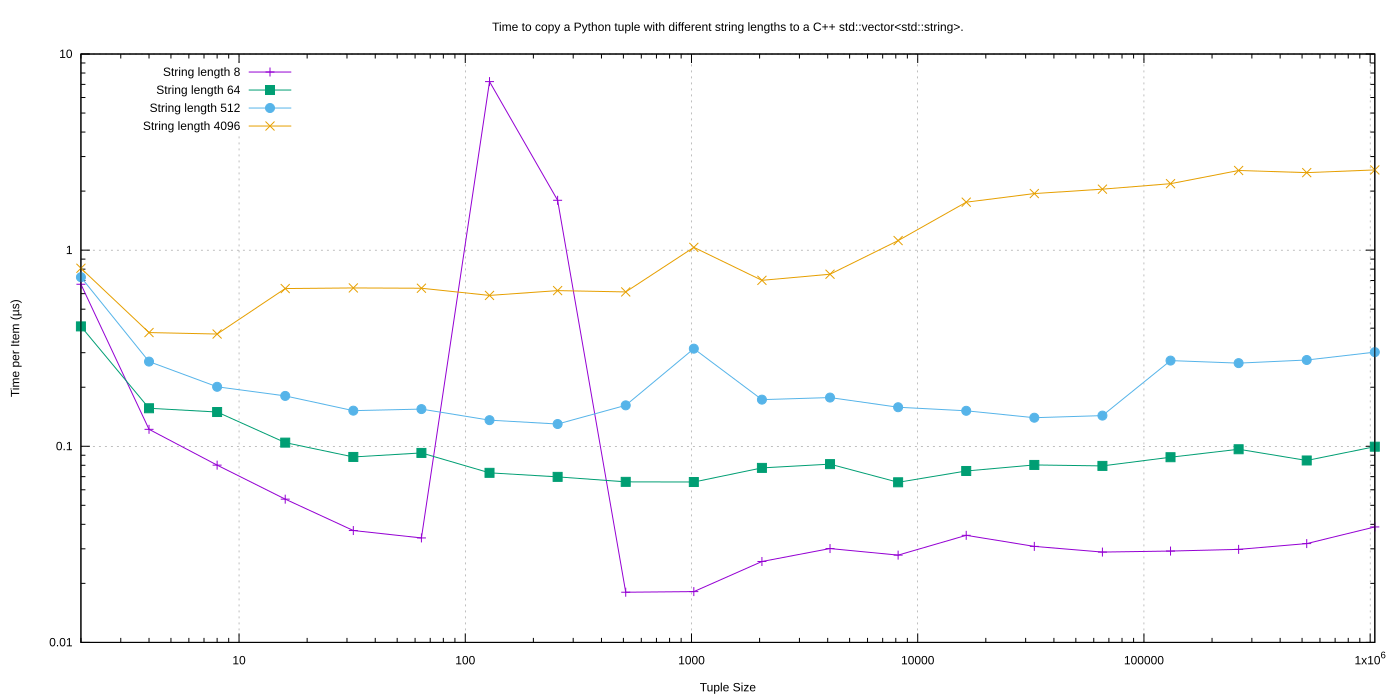

Reproduce this figure in gnuplot.
set logscale x
set grid
set title "Time to copy a Python tuple with different string lengths to a C++ std::vector<std::string>."
set xlabel "Tuple Size"

set logscale y
set ylabel "Time per Item (µs)"
# set yrange [8:35]
# set ytics 8,35,3

# set logscale y2
# set y2label "Bytes"
# set y2range [1:1e9]
# set y2tics

set pointsize 1
set datafile separator whitespace
# Curve fit
#cost(x) = a + (b / (x/1024))
#fit cost(x) "perf_size_of.dat" using 1:2 via a,b

set key left

set terminal svg size 1400,700           # choose the file format
set output "test_py_tuple_string_to_vector.svg"   # choose the output device

plot "test_py_tuple_string_to_vector.dat" using 1:(1e6 * $2 / $1) t "String length 8" with linespoints axes x1y1 pt 1 lw 1, \
    "test_py_tuple_string_to_vector.dat" using 1:(1e6 * $5 / $1) t "String length 64" with linespoints axes x1y1 pt 5 lw 1, \
    "test_py_tuple_string_to_vector.dat" using 1:(1e6 * $8 / $1) t "String length 512" with linespoints axes x1y1 pt 7 lw 1, \
    "test_py_tuple_string_to_vector.dat" using 1:(1e6 * $11 / $1) t "String length 4096" with linespoints axes x1y1 pt 2 lw 1
    
set terminal png size 1400,700           # choose the file format
set output "test_py_tuple_string_to_vector.svg.png"   # choose the output device

plot "test_py_tuple_string_to_vector.dat" using 1:(1e6 * $2 / $1) t "String length 8" with linespoints axes x1y1 pt 1 lw 1, \
    "test_py_tuple_string_to_vector.dat" using 1:(1e6 * $5 / $1) t "String length 64" with linespoints axes x1y1 pt 5 lw 1, \
    "test_py_tuple_string_to_vector.dat" using 1:(1e6 * $8 / $1) t "String length 512" with linespoints axes x1y1 pt 7 lw 1, \
    "test_py_tuple_string_to_vector.dat" using 1:(1e6 * $11 / $1) t "String length 4096" with linespoints axes x1y1 pt 2 lw 1

reset
